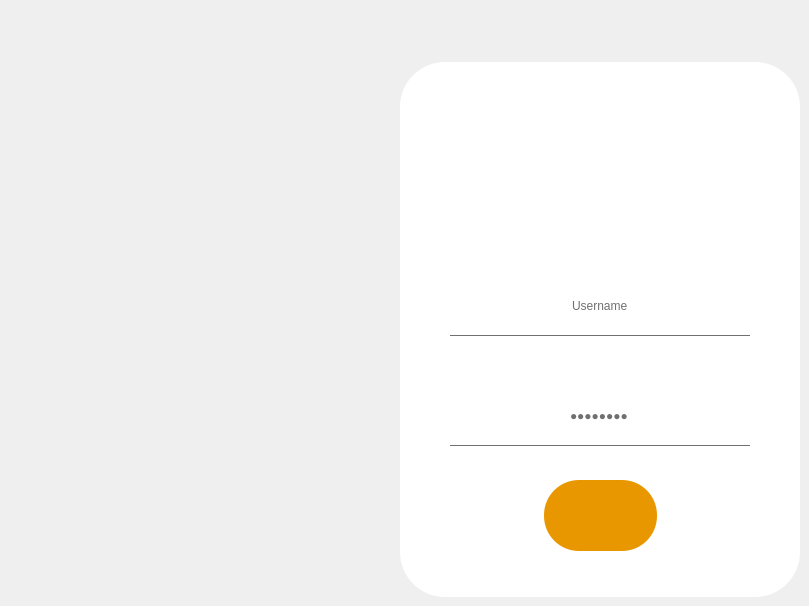
    <widget class="QWidget" name="Login_Page">
     <property name="styleSheet">
      <string notr="true">*{
	font: 24pt &quot;Segoe UI&quot;;

}

#Login_Page
{
	

	background-color: qlineargradient(spread:pad, x1:0, y1:0, x2:0, y2:1, stop:0 rgba(232, 184, 95, 255), stop:1 rgba(232, 151, 0, 255));

}

QFrame
{

	border-radius:45px;
	background-color: rgb(255, 255, 255);

}

QLineEdit
{
	color: rgb(112, 112, 112);
	border:none;
	border-bottom:1px solid  rgb(112, 112, 112);
	background:transparent;

}


QPushButton
{
	border-radius:35px;
	background-color: rgb(104, 78, 50);
	color: rgb(112, 112, 112); 
	color:#ffffff; 
	font: 18pt;
	font-weight:500;
}

QPushButton:hover
{
	border-radius:35px;
	background-color: rgb(234, 192, 144);
	color: rgb(112, 112, 112); 
	color:#ffffff; 
}
</string>
     </property>
     <widget class="QFrame" name="frame_login">
      <property name="geometry">
       <rect>
        <x>400</x>
        <y>62</y>
        <width>400</width>
        <height>535</height>
       </rect>
      </property>
      <property name="sizePolicy">
       <sizepolicy hsizetype="Preferred" vsizetype="Preferred">
        <horstretch>0</horstretch>
        <verstretch>0</verstretch>
       </sizepolicy>
      </property>
      <property name="minimumSize">
       <size>
        <width>0</width>
        <height>0</height>
       </size>
      </property>
      <property name="maximumSize">
       <size>
        <width>611</width>
        <height>571</height>
       </size>
      </property>
      <property name="frameShape">
       <enum>QFrame::StyledPanel</enum>
      </property>
      <property name="frameShadow">
       <enum>QFrame::Raised</enum>
      </property>
      <widget class="QLineEdit" name="Login_Page_text_username">
       <property name="geometry">
        <rect>
         <x>50</x>
         <y>214</y>
         <width>300</width>
         <height>60</height>
        </rect>
       </property>
       <property name="inputMask">
        <string/>
       </property>
       <property name="text">
        <string>Username</string>
       </property>
       <property name="alignment">
        <set>Qt::AlignCenter</set>
       </property>
      </widget>
      <widget class="QLineEdit" name="Login_Page_text_password">
       <property name="geometry">
        <rect>
         <x>50</x>
         <y>324</y>
         <width>300</width>
         <height>60</height>
        </rect>
       </property>
       <property name="text">
        <string>Password</string>
       </property>
       <property name="echoMode">
        <enum>QLineEdit::Password</enum>
       </property>
       <property name="alignment">
        <set>Qt::AlignCenter</set>
       </property>
      </widget>
      <widget class="QPushButton" name="Login_Page_btn_login">
       <property name="geometry">
        <rect>
         <x>144</x>
         <y>418</y>
         <width>113</width>
         <height>71</height>
        </rect>
       </property>
       <property name="font">
        <font>
         <family>Segoe UI</family>
         <pointsize>-1</pointsize>
         <weight>62</weight>
         <italic>false</italic>
         <bold>true</bold>
        </font>
       </property>
       <property name="styleSheet">
        <string notr="true">
QPushButton
{


	background-color: rgb(232, 151, 0);
	color: rgb(41, 14, 4);
border-radius: 35px;
border:none;
font:40px;
font-weight:500;
}
QPushButton:hover
{
	background-color: rgb(240, 186, 88);
color: white;
border-radius: 35px;
border:none;
font:40px;
font-weight:500;
}

</string>
       </property>
       <property name="text">
        <string/>
       </property>
       <property name="icon">
        <iconset resource="image.qrc">
         <normaloff>:/image/forward.png</normaloff>:/image/forward.png</iconset>
       </property>
       <property name="iconSize">
        <size>
         <width>36</width>
         <height>36</height>
        </size>
       </property>
      </widget>
      <widget class="QLabel" name="Login_Page_label_login_fail">
       <property name="geometry">
        <rect>
         <x>78</x>
         <y>196</y>
         <width>241</width>
         <height>31</height>
        </rect>
       </property>
       <property name="styleSheet">
        <string notr="true">font:16px;
color: rgb(255, 255,255,0);
background-color: rgb(255, 255, 255,0);</string>
       </property>
       <property name="text">
        <string>Incorrect username/password</string>
       </property>
       <property name="alignment">
        <set>Qt::AlignCenter</set>
       </property>
      </widget>
      <widget class="QLabel" name="Login_Page_label_icon">
       <property name="geometry">
        <rect>
         <x>64</x>
         <y>-28</y>
         <width>273</width>
         <height>267</height>
        </rect>
       </property>
       <property name="styleSheet">
        <string notr="true">background-color: rgb(255, 255, 255,0);</string>
       </property>
       <property name="text">
        <string/>
       </property>
       <property name="pixmap">
        <pixmap resource="image.qrc">:/image/icon_1.png</pixmap>
       </property>
       <property name="scaledContents">
        <bool>true</bool>
       </property>
      </widget>
      <zorder>Login_Page_label_icon</zorder>
      <zorder>Login_Page_text_username</zorder>
      <zorder>Login_Page_text_password</zorder>
      <zorder>Login_Page_btn_login</zorder>
      <zorder>Login_Page_label_login_fail</zorder>
     </widget>
    </widget>
